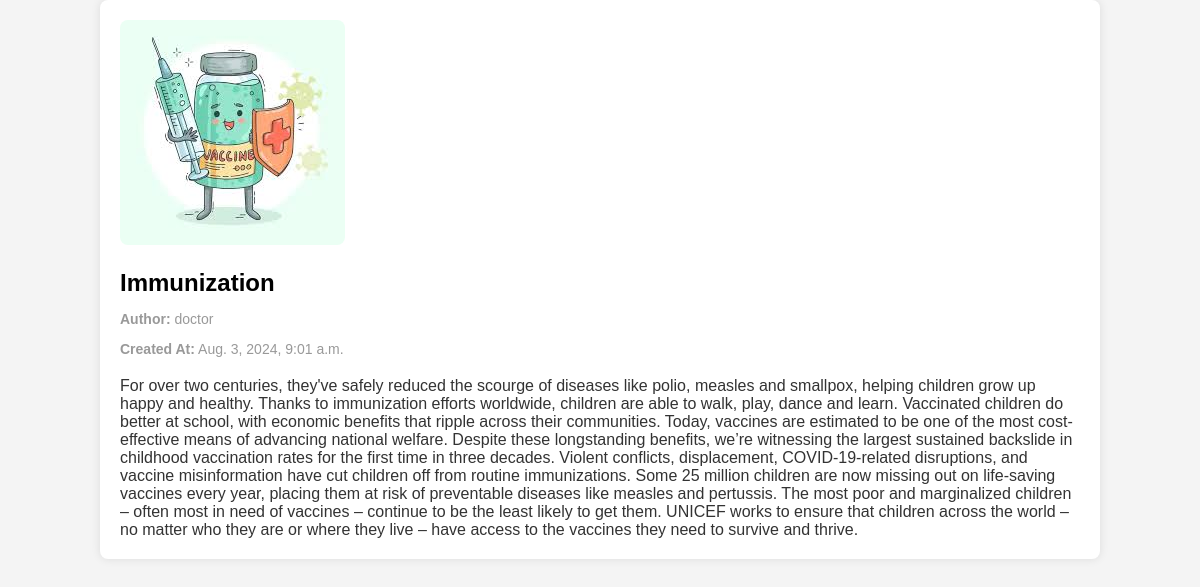
Screenshot of /post/7/ with the database file from the repository.
### BlogPost/models.py (models this page shows, shortened)
class BlogPost(models.Model):
    CATEGORY_CHOICES = (
        ('Mental Health', 'Mental Health'),
        ('Heart Disease', 'Heart Disease'),
        ('COVID-19', 'COVID-19'),
        ('Immunization', 'Immunization'),
    )
    title = models.CharField(max_length=255)
    image = models.ImageField()
    image = models.ImageField(upload_to='blog_images/')
    category = models.CharField(max_length=50, choices=CATEGORY_CHOICES)
    summary = models.TextField()
    content = models.TextField()
    author = models.ForeignKey(User, on_delete=models.CASCADE)
    is_draft = models.BooleanField(default=False)
    created_at = models.DateTimeField(auto_now_add=True)

### accounts/models.py (models this page shows, shortened)
class User(AbstractBaseUser):
    DOCTOR = 1
    PATIENT = 2
    ROLE_CHOICE = (
        (DOCTOR,'Doctor'),
        (PATIENT,'Patient'),
    )
    first_name = models.CharField(max_length=50)
    last_name = models.CharField(max_length=50)
    username = models.CharField(max_length=50,unique=True)
    email = models.EmailField(max_length=100,unique=True)
    phone_number = models.CharField(max_length=12,blank=True)
    role = models.PositiveSmallIntegerField(choices=ROLE_CHOICE,blank=True,null=True)
    address = models.CharField(max_length=250,blank=True,null=True)
    country = models.CharField(max_length=15,blank=True,null=True)
    state = models.CharField(max_length=15,blank=True,null=True)
    city = models.CharField(max_length=15,blank=True,null=True)
    pin_code = models.CharField(max_length=6,blank=True,null=True)
    date_joined = models.DateTimeField(auto_now_add=True)
    last_login = models.DateTimeField(auto_now_add=True)
    create_date = models.DateTimeField(auto_now_add=True)
    modified_date = models.DateTimeField(auto_now_add=True)
    is_admin = models.BooleanField(default=False)
    is_staff = models.BooleanField(default=False)
    is_active = models.BooleanField(default=False)
    is_superadmin = models.BooleanField(default=False)
    USERNAME_FIELD = 'email'
    REQUIRED_FIELDS = ['username','first_name','last_name']
    objects = UserManager()

### accounts/views.py (the view)
# urls.py: path('post/<int:id>/', views.blog_post_detail, name='blog_post_detail'),
def blog_post_detail(request,id):
    post = get_object_or_404(BlogPost,id=id)
    context = {
        'post':post,
    }
    return render(request,'blog_post_detail.html',context)

### templates/blog_post_detail.html (shortened to what this page needs)
<!DOCTYPE html>
<html lang="en">
<head>
</head>
<body>
    <div class="container">
        <img src="{{ post.image.url }}" alt="Blog Image" class="blog-image">
        <h1 class="blog-title">{{ post.title }}</h1>
        <div class="blog-meta">
            <p><strong>Author:</strong> {{ post.author.username }}</p>
            <p><strong>Created At:</strong> {{ post.created_at }}</p>
        </div>
        <div class="blog-content">
            {{ post.content }}
        </div>
    </div>
</body>
</html>

### templates/blog_post_detail.html (style rules this page uses)
body { font-family: Arial, sans-serif; background-color: #f4f4f4; margin: 0; padding: 0; }
.container { width: 80%; margin: auto; padding: 20px; background: #fff; border-radius: 8px; box-shadow: 0 0 10px rgba(0, 0, 0, 0.1); }
.blog-image { max-width: 100%; height: auto; border-radius: 8px; }
.blog-title { font-size: 24px; margin-top: 20px; margin-bottom: 10px; }
.blog-content { font-size: 16px; color: #333; }
.blog-meta { font-size: 14px; color: #999; margin-bottom: 20px; }

### rows the page displays
BlogPost: image (picture), title "Immunization", author.username "doctor", created_at "Aug. 3, 2024, 9:01 a.m.", content "For over two centuries, they've safely reduced the scourge of diseases like polio, measles and smallpox, helping children grow up happy and healthy. Thanks to immunization efforts worldwide, children are able to walk, play, dance and learn. Vaccinated children do better at school, with economic benefits that ripple across their communities. Today, vaccines are estimated to be one of the most cost-effective means of advancing national welfare. Despite these longstanding benefits, we’re witnessing the largest sustained backslide in childhood vaccination rates for the first time in three decades. Violent conflicts, displacement, COVID-19-related disruptions, and vaccine misinformation have cut…"
